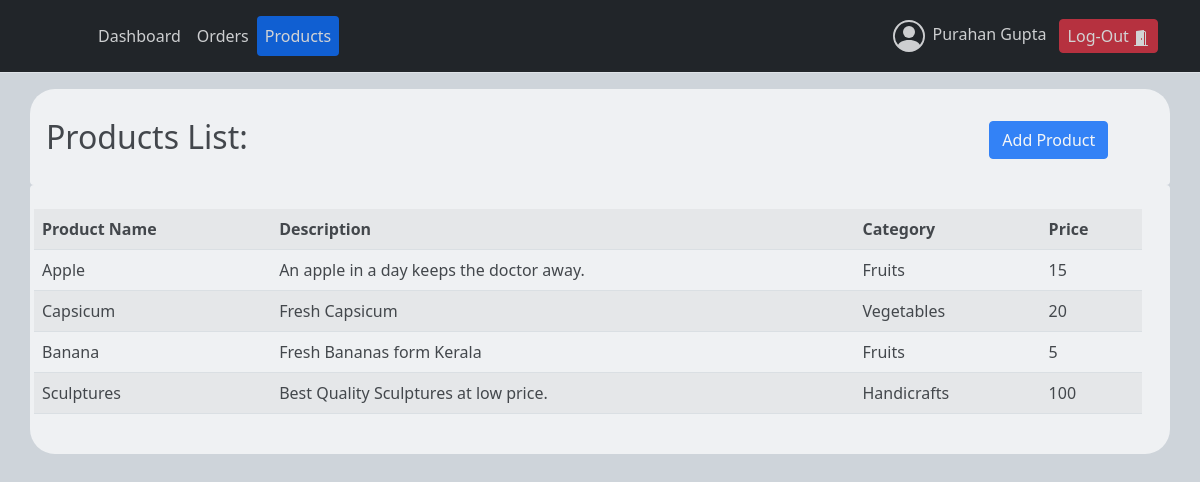
The app's page /Agroventure/seller/products-list.php (signed in) with its own data.
### tables this page shows
CREATE TABLE `products` (
  `id` int(11) NOT NULL,
  `user_id` int(11) NOT NULL,
  `category_id` int(11) NOT NULL,
  `name` varchar(200) NOT NULL,
  `description` text NOT NULL,
  `picture_1` varchar(25) NOT NULL,
  `picture_2` varchar(25) NOT NULL,
  `picture_3` varchar(25) NOT NULL,
  `picture_4` varchar(25) NOT NULL,
  `picture_5` varchar(25) NOT NULL,
  `price` decimal(13,0) NOT NULL,
  `created_on` date NOT NULL,
  `modified_on` date NOT NULL
);

CREATE TABLE `categories` (
  `id` int(11) NOT NULL,
  `name` char(20) NOT NULL
);

### Agroventure/seller/products-list.php (the view, shortened to what this page needs)
<?php
$servername = "localhost";
$username = "root";
$password = "";
$dbname = "agroventure";
$conn = new mysqli($servername, $username, $password, $dbname);
$sql = "SELECT p.*, c.name as categoryName FROM `products` as p JOIN categories c ON(p.category_id=c.id)  WHERE p.user_id = ".$_SESSION['id'];
$products = $conn->query($sql);
?>
<!DOCTYPE html>
<html lang="en">
	<head>
        <link rel="stylesheet" href="../style.css">
        <link href="https://cdn.jsdelivr.net/npm/bootstrap@5.0.1/dist/css/bootstrap.min.css" rel="stylesheet" />
	</head>
	<body style="background-color: #ced4da;">
        <header class="p-3 mb-3 border-bottom bg-dark text-light">
            <div class="container">
				<div class="d-flex flex-wrap align-items-center justify-content-center justify-content-lg-start">
					<a href="/" class="d-flex align-items-center mb-2 mb-lg-0 text-dark text-decoration-none">
						<svg class="bi me-2" width="40" height="32" role="img" aria-label="Bootstrap"><use xlink:href="#bootstrap"></use></svg>
					</a>
					<ul class="nav col-12 col-lg-auto me-lg-auto mb-2 justify-content-center mb-md-0 nav-pills">
						<li><a href="dashboard.php" class="link-light navbar-link nav-link px-2">Dashboard</a></li>
						<li><a href="orders.php" class="link-light navbar-link nav-link px-2">Orders</a></li>
						<li><a href="products-list.php" class="link-light navbar-link nav-link px-2 active">Products</a></li>
					</ul>
					<div class="row">
						<div class="col">
							<span class="display-name mx-2 my-1"><?php echo $_SESSION['fname']." ".$_SESSION['lname'];?></span>
							<a href="log_out.php">
								<button type="button" class="mr-3 px-2 py-1 btn btn-danger">Log-Out
								</button>
							</a>
						</div>
					</div>
				</div>
            </div>
        </header>
		<div class="container rounded-bottom my-0 mb-0 px-3 py-4 text-dark bg-light">
			<div class="row">
				<div class="col-10 fs-2">Products List:</div>
				<div class="col-2 fs-2"><a class="btn btn-primary" href="products.php" role="button">Add Product</a></div>
			</div>
		</div>
		<div class="container rounded-top my-0 px-3 mt-0 py-4 text-dark bg-light">
			<div class="row">
				<div class="row">
					<table class="table table-striped table-hover">
						<tr>
							<th>Product Name</th>
							<th>Description</th>
							<th>Category</th>
							<th>Price</th>
						</tr>
					<?php
						if ($products->num_rows > 0) {
							while($row = $products->fetch_assoc()) {
								echo '<tr>';
								echo '<td>'.$row['name'].'</td>';
								echo '<td>'.$row['description'].'</td>';
								echo '<td>'.$row['categoryName'].'</td>';
								echo '<td>'.$row['price'].'</td>';
								echo '</tr>';
							}
						}
					?>
					</table>
				</div>
			</div>
		</div>
	</body>
</html>

### Agroventure/style.css (style rules this page uses)
.container { opacity: 0.8; border-radius: 25px; width: 80%; }
ul, li, ol { margin: 0px; padding: 0px; list-style: none; }
.nav-link { border-radius: .25rem; }
* { box-sizing: border-box !important; transition: ease all 0.5s; margin: 0px; }
html { scroll-behavior: smooth; }
body { color: #666666; font-size: 14px; font-family: poppins; line-height: 1.80857; font-weight: normal; overflow-x: hidden; }
a { color: #1f1f1f; text-decoration: none !important; outline: none !important; -webkit-transition: all .3s ease-in-out; -moz-transition: all .3s ease-in-out; -ms-transition: all .3s ease-in-out; -o-transition: all .3s ease-in-out; transition: all .3s ease-in-out; }
*, *::after, *::before { -webkit-box-sizing: border-box; -moz-box-sizing: border-box; box-sizing: border-box; }
a { color: #222222; text-decoration: none; outline: none !important; }
a, .btn { text-decoration: none !important; outline: none !important; -webkit-transition: all .3s ease-in-out; -moz-transition: all .3s ease-in-out; -ms-transition: all .3s ease-in-out; -o-transition: all .3s ease-in-out; transition: all .3s ease-in-out; }
button { border: 0; margin: 0; padding: 0; cursor: pointer; }
.nav>li { position: inherit; display: inline-block; vertical-align: middle; }
.container { width:100%; padding-right:15px; padding-left:15px;margin-right:auto;margin-left:auto }
@media (min-width:576px) { .container { max-width:540px } }
@media (min-width:576px) { .container { max-width:1140px } }
.row { display:-ms-flexbox;display:flex;-ms-flex-wrap:wrap; flex-wrap:wrap;margin-right:-15px;margin-left:-15px }

### records on screen
products: name "Apple", description "An apple in a day keeps the doctor away.", category.name "Fruits", price "15"
products: name "Capsicum", description "Fresh Capsicum", category.name "Vegetables", price "20"
products: name "Banana", description "Fresh Bananas form Kerala", category.name "Fruits", price "5"
products: name "Sculptures", description "Best Quality Sculptures at low price.", category.name "Handicrafts", price "100"

### other values on screen
$_SESSION['fname'] "Purahan"
$_SESSION['lname'] "Gupta"
